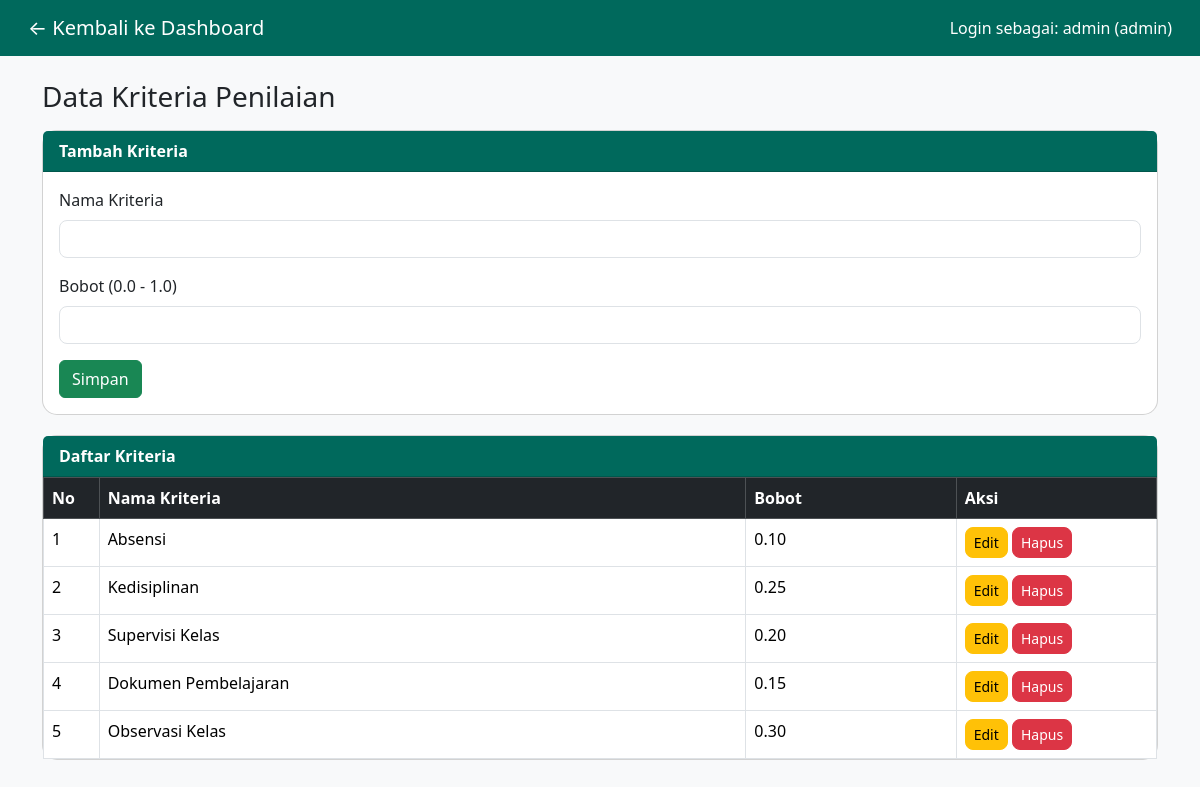
The page /pages/kriteria.php (signed in) on the database its author committed.
### tables this page shows
CREATE TABLE `kriteria` (
  `id` int(11) NOT NULL,
  `nama_kriteria` varchar(100) NOT NULL,
  `bobot` decimal(5,2) NOT NULL,
  `tren` enum('positif','negatif','netral') DEFAULT 'netral'
);

### pages/kriteria.php (the view, shortened to what this page needs)
<?php
include '../config/db.php';
$edit = null;
?>
<!DOCTYPE html>
<html lang="id">
<head>
  <link href="https://cdn.jsdelivr.net/npm/bootstrap@5.3.3/dist/css/bootstrap.min.css" rel="stylesheet">
</head>
<body>
<nav class="navbar navbar-expand-lg px-3">
  <div class="container-fluid">
    <a href="dashboard.php" class="navbar-brand">← Kembali ke Dashboard</a>
    <span class="navbar-text ms-auto">
      Login sebagai: <?= htmlspecialchars($_SESSION['username']) ?> (<?= $_SESSION['role'] ?>)
    </span>
  </div>
</nav>
<div class="container mt-4">
  <h3 class="mb-3">Data Kriteria Penilaian</h3>
  <div class="card">
    <div class="card-header">
      <?= $edit ? "Edit Kriteria" : "Tambah Kriteria" ?>
    </div>
    <div class="card-body">
      <form method="post">
        <div class="mb-3">
          <label class="form-label">Nama Kriteria</label>
          <input type="text" name="nama_kriteria" class="form-control" required value="<?= $edit['nama_kriteria'] ?? '' ?>">
        </div>
        <div class="mb-3">
          <label class="form-label">Bobot (0.0 - 1.0)</label>
          <input type="number" step="0.01" min="0" max="1" name="bobot" class="form-control" required value="<?= $edit['bobot'] ?? '' ?>">
        </div>
        <button class="btn btn-success" name="simpan">Simpan</button>
      </form>
    </div>
  </div>
  <div class="card">
    <div class="card-header">Daftar Kriteria</div>
    <div class="card-body p-0">
      <table class="table table-bordered table-hover mb-0">
        <thead class="table-dark">
          <tr>
            <th style="width:5%;">No</th>
            <th>Nama Kriteria</th>
            <th>Bobot</th>
            <th style="width:18%;">Aksi</th>
          </tr>
        </thead>
        <tbody>
          <?php
          $no = 1;
          $data = mysqli_query($conn, "SELECT * FROM kriteria");
          while ($row = mysqli_fetch_assoc($data)):
          ?>
          <tr>
            <td><?= $no++ ?></td>
            <td><?= htmlspecialchars($row['nama_kriteria']) ?></td>
            <td><?= $row['bobot'] ?></td>
            <td>
              <a href="kriteria.php?edit=<?= $row['id'] ?>" class="btn btn-sm btn-warning">Edit</a>
              <a href="kriteria.php?hapus=<?= $row['id'] ?>" class="btn btn-sm btn-danger" onclick="return confirm('Hapus data ini?')">Hapus</a>
            </td>
          </tr>
          <?php endwhile; ?>
        </tbody>
      </table>
    </div>
  </div>
</div>
</body>
</html>

### pages/kriteria.php (style rules this page uses)
body { background-color: #f8f9fa; }
.card { margin-bottom: 20px; border-radius: 15px; }
.card-header { background-color: #00695c; color: white; font-weight: bold; }
.navbar { background-color: #00695c !important; }
.navbar-brand, .navbar-text { color: #fff !important; }
.btn-primary, .btn-warning, .btn-danger, .btn-secondary { border-radius: 8px; }
.form-control { border-radius: 8px; }

### rows shown on the page
kriteria: nama_kriteria "Absensi", bobot "0.10"
kriteria: nama_kriteria "Kedisiplinan", bobot "0.25"
kriteria: nama_kriteria "Supervisi Kelas", bobot "0.20"
kriteria: nama_kriteria "Dokumen Pembelajaran", bobot "0.15"
kriteria: nama_kriteria "Observasi Kelas", bobot "0.30"

### other values the page prints
$_SESSION['username'] "admin"
$_SESSION['role'] "admin"
